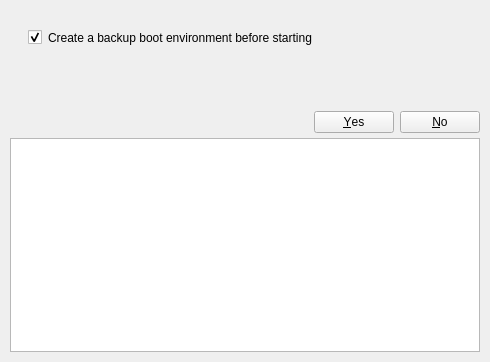
<?xml version="1.0" encoding="UTF-8"?>
<ui version="4.0">
 <class>TransactionDialog</class>
 <widget class="QWidget" name="TransactionDialog">
  <property name="geometry">
   <rect>
    <x>0</x>
    <y>0</y>
    <width>490</width>
    <height>362</height>
   </rect>
  </property>
  <property name="windowTitle">
   <string>Form</string>
  </property>
  <layout class="QVBoxLayout" name="layout">
   <property name="spacing">
    <number>0</number>
   </property>
   <property name="sizeConstraint">
    <enum>QLayout::SetMinimumSize</enum>
   </property>
   <property name="leftMargin">
    <number>10</number>
   </property>
   <property name="topMargin">
    <number>10</number>
   </property>
   <property name="rightMargin">
    <number>10</number>
   </property>
   <property name="bottomMargin">
    <number>10</number>
   </property>
   <item>
    <widget class="QLabel" name="text">
     <property name="text">
      <string/>
     </property>
     <property name="margin">
      <number>10</number>
     </property>
    </widget>
   </item>
   <item>
    <widget class="QCheckBox" name="cbCreateBootEnv">
     <property name="sizePolicy">
      <sizepolicy hsizetype="Preferred" vsizetype="Preferred">
       <horstretch>0</horstretch>
       <verstretch>0</verstretch>
      </sizepolicy>
     </property>
     <property name="minimumSize">
      <size>
       <width>0</width>
       <height>0</height>
      </size>
     </property>
     <property name="baseSize">
      <size>
       <width>0</width>
       <height>0</height>
      </size>
     </property>
     <property name="styleSheet">
      <string notr="true">padding-top: 6px; padding-left: 18px;</string>
     </property>
     <property name="text">
      <string>Create a backup boot environment before starting</string>
     </property>
     <property name="checked">
      <bool>true</bool>
     </property>
    </widget>
   </item>
   <item>
    <spacer name="verticalSpacer">
     <property name="orientation">
      <enum>Qt::Vertical</enum>
     </property>
     <property name="sizeType">
      <enum>QSizePolicy::Maximum</enum>
     </property>
     <property name="sizeHint" stdset="0">
      <size>
       <width>20</width>
       <height>50</height>
      </size>
     </property>
    </spacer>
   </item>
   <item>
    <widget class="QLabel" name="informativeText">
     <property name="text">
      <string/>
     </property>
     <property name="margin">
      <number>10</number>
     </property>
    </widget>
   </item>
   <item>
    <spacer name="verticalSpacer_2">
     <property name="orientation">
      <enum>Qt::Vertical</enum>
     </property>
     <property name="sizeType">
      <enum>QSizePolicy::Fixed</enum>
     </property>
     <property name="sizeHint" stdset="0">
      <size>
       <width>20</width>
       <height>2</height>
      </size>
     </property>
    </spacer>
   </item>
   <item>
    <widget class="QDialogButtonBox" name="buttonBox">
     <property name="sizePolicy">
      <sizepolicy hsizetype="Minimum" vsizetype="Fixed">
       <horstretch>0</horstretch>
       <verstretch>0</verstretch>
      </sizepolicy>
     </property>
     <property name="standardButtons">
      <set>QDialogButtonBox::No|QDialogButtonBox::Yes</set>
     </property>
    </widget>
   </item>
   <item>
    <spacer name="spacerDetails">
     <property name="orientation">
      <enum>Qt::Vertical</enum>
     </property>
     <property name="sizeType">
      <enum>QSizePolicy::Fixed</enum>
     </property>
     <property name="sizeHint" stdset="0">
      <size>
       <width>20</width>
       <height>5</height>
      </size>
     </property>
    </spacer>
   </item>
   <item>
    <widget class="QTextBrowser" name="detailedText">
     <property name="minimumSize">
      <size>
       <width>0</width>
       <height>150</height>
      </size>
     </property>
    </widget>
   </item>
  </layout>
  <action name="actionRunInTerminal">
   <property name="icon">
    <iconset resource="../resources.qrc">
     <normaloff>:/resources/images/terminal.png</normaloff>:/resources/images/terminal.png</iconset>
   </property>
   <property name="text">
    <string>Run in terminal</string>
   </property>
  </action>
 </widget>
 <resources>
  <include location="../resources.qrc"/>
 </resources>
 <connections/>
</ui>
